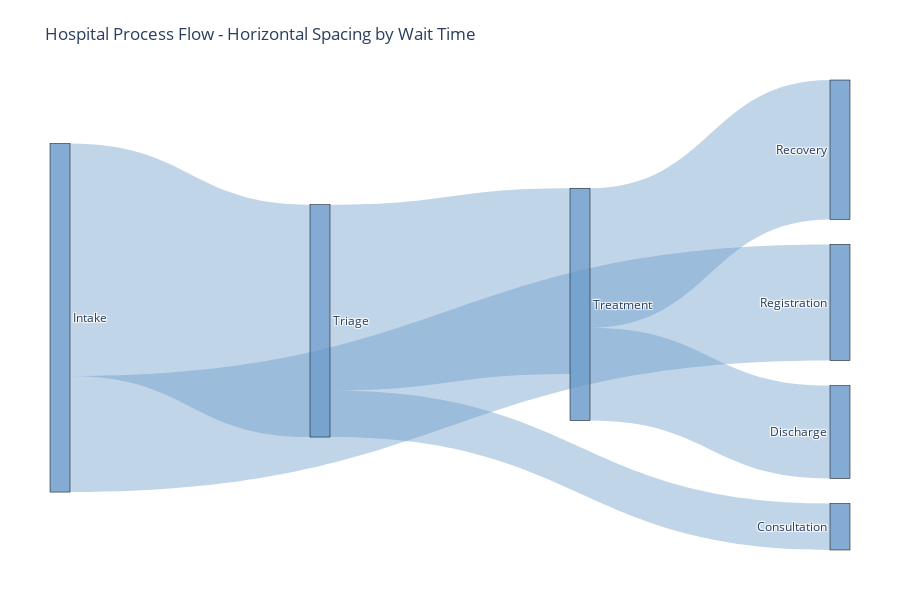

The notebook cell saved with this chart:
### Markdown cell above
## Example 4: Horizontal Node Spacing Based on Metrics

Control the **horizontal distance** between node stages based on custom metrics like "average wait time" or "processing delay". Stages with longer wait times will have more horizontal space!

### Code cell
# Create sample data with wait times at each stage
np.random.seed(42)
process_data = pd.DataFrame({
    'source': ['Intake', 'Intake', 'Triage', 'Triage', 'Treatment', 'Treatment'],
    'target': ['Triage', 'Registration', 'Treatment', 'Consultation', 'Recovery', 'Discharge'],
    'value': [100, 50, 80, 20, 60, 40],
    'wait_time': [2.5, 1.0, 15.3, 8.2, 45.0, 5.5]  # Average wait time in minutes
})

# Define a spacing metric based on wait time
# This controls HORIZONTAL distance between stages
def wait_time_spacing(df):
    """Map node names to their average wait times"""
    spacing = {}
    
    # Get wait times for each node
    if 'wait_time' in df.columns:
        for _, row in df.iterrows():
            target = row['target']
            wait = row['wait_time']
            if target in spacing:
                spacing[target] = (spacing[target] + wait) / 2  # Average if multiple
            else:
                spacing[target] = wait
    
    return spacing

# Create diagram with horizontal node spacing based on wait time
diagram = SankeyDiagram(process_data)
diagram.set_node_spacing_metric(wait_time_spacing)

# Render with custom spacing
diagram.render('source', 'target', 'value',
               title="Hospital Process Flow - Horizontal Spacing by Wait Time",
               show_timeline=False).show()

# Show the wait times
print("\n📊 Wait Times (affects horizontal spacing between stages):")
for _, row in process_data.iterrows():
    print(f"   {row['target']}: {row['wait_time']} minutes")
print("\nℹ️  Stages with longer wait times have more horizontal distance!")
print("   (e.g., 'Recovery' with 45 min wait → larger gap before next stage)")

### Figure 1 — Plotly figure (JSON) as saved in the notebook; plotly's stock layout.template omitted (floating-point values rounded to 4 significant figures)
{"data": [{"link": {"color": ["rgba(100, 150, 200, 0.4)", "rgba(100, 150, 200, 0.4)", "rgba(100, 150, 200, 0.4)", "rgba(100, 150, 200, 0.4)", "rgba(100, 150, 200, 0.4)", "rgba(100, 150, 200, 0.4)"], "source": [0, 0, 1, 1, 6, 6], "target": [1, 4, 6, 5, 2, 3], "value": [100, 50, 80, 20, 60, 40]}, "node": {"color": "rgba(100, 150, 200, 0.8)", "label": ["Intake", "Triage", "Recovery", "Discharge", "Registration", "Consultation", "Treatment"], "line": {"color": "black", "width": 0.5}, "pad": 25, "thickness": 20, "x": [0, 0.2946, 1, 1, 0.2946, 0.6042, 0.6042]}, "type": "sankey"}], "layout": {"font": {"size": 12}, "height": 600, "margin": {"b": 50, "l": 50, "r": 50, "t": 80}, "paper_bgcolor": "rgba(0,0,0,0)", "plot_bgcolor": "rgba(0,0,0,0)", "title": {"text": "Hospital Process Flow - Horizontal Spacing by Wait Time"}}}
